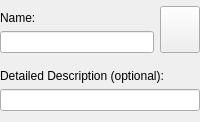
<?xml version="1.0" encoding="UTF-8"?>
<ui version="4.0">
 <class>NewResourceDialog</class>
 <widget class="QWidget" name="NewResourceDialog">
  <layout class="QVBoxLayout">
   <property name="leftMargin">
    <number>0</number>
   </property>
   <property name="topMargin">
    <number>0</number>
   </property>
   <property name="rightMargin">
    <number>0</number>
   </property>
   <item>
    <widget class="KTitleWidget" name="m_labelTitle"/>
   </item>
   <item>
    <layout class="QHBoxLayout">
     <item>
      <layout class="QVBoxLayout">
       <item>
        <spacer>
         <property name="orientation">
          <enum>Qt::Vertical</enum>
         </property>
         <property name="sizeType">
          <enum>QSizePolicy::Fixed</enum>
         </property>
         <property name="sizeHint" stdset="0">
          <size>
           <width>20</width>
           <height>5</height>
          </size>
         </property>
        </spacer>
       </item>
       <item>
        <widget class="QLabel" name="label_2">
         <property name="text">
          <string comment="@label Resource name">Name:</string>
         </property>
        </widget>
       </item>
       <item>
        <widget class="KLineEdit" name="m_editLabel"/>
       </item>
      </layout>
     </item>
     <item>
      <widget class="KIconButton" name="m_buttonIcon">
       <property name="sizePolicy">
        <sizepolicy hsizetype="Preferred" vsizetype="Preferred">
         <horstretch>0</horstretch>
         <verstretch>0</verstretch>
        </sizepolicy>
       </property>
      </widget>
     </item>
    </layout>
   </item>
   <item>
    <spacer>
     <property name="orientation">
      <enum>Qt::Vertical</enum>
     </property>
     <property name="sizeType">
      <enum>QSizePolicy::Fixed</enum>
     </property>
     <property name="sizeHint" stdset="0">
      <size>
       <width>20</width>
       <height>10</height>
      </size>
     </property>
    </spacer>
   </item>
   <item>
    <widget class="QLabel" name="label">
     <property name="text">
      <string comment="@label">Detailed Description (optional):</string>
     </property>
    </widget>
   </item>
   <item>
    <widget class="KLineEdit" name="m_editComment"/>
   </item>
  </layout>
 </widget>
 <customwidgets>
  <customwidget>
   <class>KIconButton</class>
   <extends>QPushButton</extends>
   <header>kicondialog.h</header>
  </customwidget>
  <customwidget>
   <class>KTitleWidget</class>
   <extends>QWidget</extends>
   <header>ktitlewidget.h</header>
  </customwidget>
  <customwidget>
   <class>KLineEdit</class>
   <extends>QLineEdit</extends>
   <header>klineedit.h</header>
  </customwidget>
 </customwidgets>
 <resources/>
 <connections/>
</ui>
